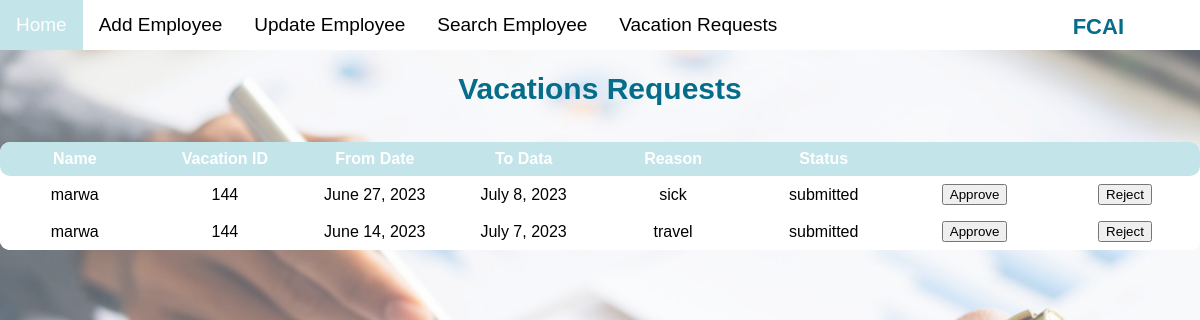
The app's page /VR/, older data.
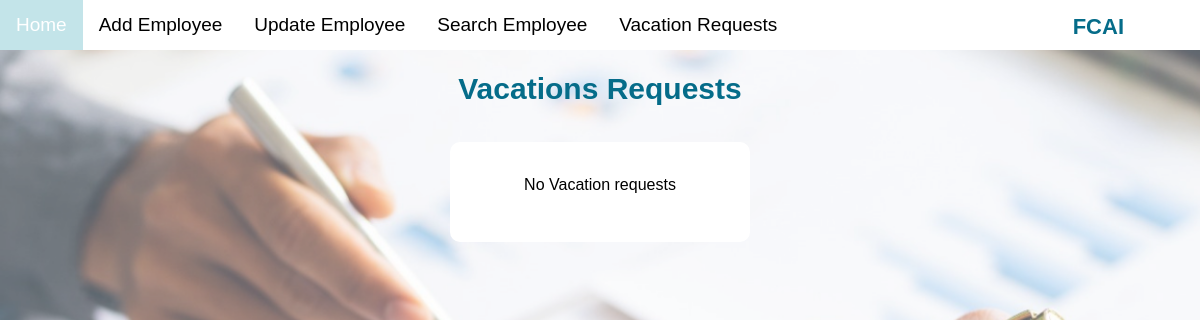
The same page, newer data.
### HR/models.py (models this page shows)
class RegisteredVacationForm(models.Model):
    VFName = models.CharField(max_length = 50)
    VFID = models.CharField(max_length = 50)
    VFFromDate = models.DateField()
    VFToDate = models.DateField()
    VFReason = models.TextField()
    VFStatus = models.CharField(max_length = 15)

### HR/views.py (the view)
# urls.py: path('VR/',views.VRDisplay,name='VRDisplay'),
def VRDisplay(request):
    from django.core import serializers
    data = serializers.serialize("python", RegisteredVacationForm.objects.all())
    context = {
      'data' : data
    }
    return render(request, 'VR.html', context)

### HR/templates/VR.html (shortened to what this page needs)
{% include 'navbar.html' %}
{% load static %}
{% block content%}
<!DOCTYPE html>
<html>
    <head>
        <link rel="stylesheet" href="{% static 'css/VRCSS.css' %}"/>
        <link rel="stylesheet" href="{% static 'css/searchEmpOutput.css' %}"/>
    </head>
    <body>
        <div><h2> Vacations Requests </h2></div>
        {% if data %}
        <table>
            <thead>
                <tr>
                    <th>
                        Name
                    </th>
                    <th>
                        Vacation ID
                    </th>
                    <th>
                        From Date
                    </th>
                    <th>
                        To Data
                    </th>
                    <th>
                        Reason
                    </th>
                    <th>
                        Status
                    </th>
                    <th>
                    </th>
                    <th>
                    </th>
                </tr>
            </thead>
            {% for instance in data %}
                <tr>
                    <td>
                        {{instance.fields.VFName}}
                    </td>
                    <td>
                        {{instance.fields.VFID}}
                    </td>
                    <td>
                        {{instance.fields.VFFromDate}}
                    </td>
                    <td>
                        {{instance.fields.VFToDate}}
                    </td>
                    <td>
                        {{instance.fields.VFReason}}
                    </td>
                    <td>
                        {{instance.fields.VFStatus}}
                    </td>
                    <td>
                        <button><a href="approve/{{ instance.fields.VFName }}" class="link"> Approve </a></button>
                    </td>
                    <td><button><a href="reject/{{instance.fields.VFName}}" class="link"> Reject </a></button>
                    </td>
                </tr>
            {%endfor%}
            {% else  %}
            <div id="searchEmpty">
      <br/>
          <p>No Vacation requests</p>
      </div>
         {% endif %}
        </table>
    </body>
</html>
{%endblock content %}

Row changes from the older to the newer data that the page shows:
removed RegisteredVacationForm: fields.VFName "marwa", fields.VFID "144", fields.VFFromDate "June 27, 2023", fields.VFToDate "July 8, 2023", fields.VFReason "sick", fields.VFStatus "submitted"
removed RegisteredVacationForm: fields.VFName "marwa", fields.VFID "144", fields.VFFromDate "June 14, 2023", fields.VFToDate "July 7, 2023", fields.VFReason "travel", fields.VFStatus "submitted"
Text that changed along with them:
text no longer shown: "Name Vacation ID From Date To Data Reason Status"
text now shown: "No Vacation requests"
list line gone: "Approve Reject"
